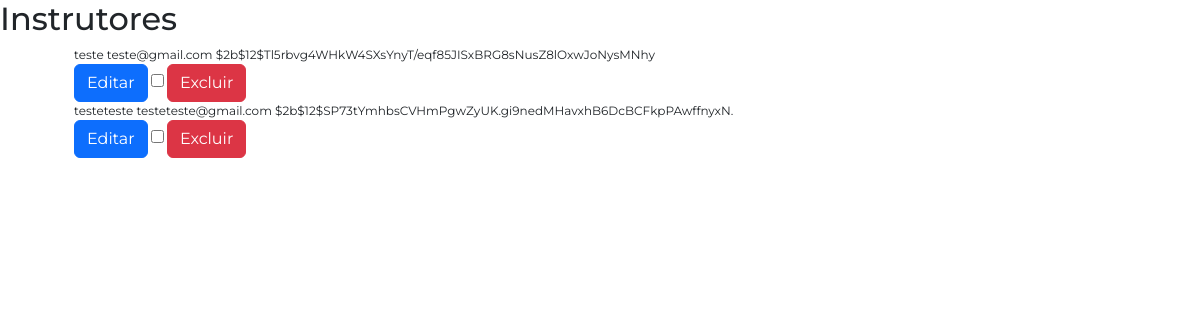
The page /instrutores/lista/ (signed in) on the database its author committed.
### app/models.py (models this page shows, shortened)
class User(db.Model, UserMixin):
    __tablename__ = 'instrutores'
    id = db.Column(db.Integer, primary_key=True)
    nome = db.Column(db.String(100), nullable=True)
    sobrenome = db.Column(db.String(100), nullable=True)
    email = db.Column(db.String(120), unique=True, nullable=True)
    senha = db.Column(db.String(100), nullable=True)

### app/blueprints/instrutores/routes.py (the view)
@instrutores_blueprint.route('/lista/')
@login_required
def listarInstrutores():
    instrutores = User.query.all()
    return render_template('instrutor-lista.html', instrutores=instrutores)

### app/models.py (called while the page is built)
@login_manager.user_loader
def load_user(user_id):
    return User.query.get(user_id)

### app/blueprints/instrutores/templates/instrutor-lista.html (shortened to what this page needs)
{% extends 'base.html' %}
{% block content %}
<h2 class="Titulo">Instrutores</h2>
<div class="container">
    <ul>
        {% if instrutores %}
        {% for instrutor in instrutores %}
        <li>
            <span>{{ instrutor.nome }}</span>
            <span>{{ instrutor.email }}</span>
            <span>{{ instrutor.senha }}</span>
            <div class="acoes">
                <a href="{{ url_for('instrutores.editarInstrutor', instrutor_id=instrutor.id)}}" class="btn btn-primary">Editar</a>
                <input type="checkbox" class="checkbox-instrutor" name="selected" value="{{ instrutor.id }}">
                <form action="{{ url_for('instrutores.excluirInstrutor', instrutor_id=instrutor.id) }}" method="POST"
                    style="display:inline;">
                    <button type="submit" class="btn btn-danger"
                        onclick="return confirm('Tem certeza que deseja excluir este plano?');">Excluir</button>
                </form>
            </div>
        </li>
        {% endfor %}
        {% else %}
        <li><span>Nenhum instrutor cadastrado</span></li>
        {% endif %}
    </ul>
</div>
{% endblock %}

### app/static/css/style.css (style rules this page uses)
:root { --cor-de-fundo: #FFFFFF; --cor-principal: #002f52; --cor-titulo: #ebecee; --azul: #0088FF; --amarelo: #FFCC00; --vermelho: #FF2227; --verde: #34C759; --roxo: #CB30E0; --fonte-principal: "Montserrat", sans-serif; --fonte-secundaria: "Josefin Sans"; }
body { margin: 0 !important; padding: 0 !important; background-color: var(--cor-de-fundo); font-family: var(--fonte-principal); font-size: 12px; font-weight: 400; }

### rows shown on the page
User: nome "teste", email "teste@gmail.com", senha "$2b$12$Tl5rbvg4WHkW4SXsYnyT/eqf85JISxBRG8sNusZ8lOxwJoNysMNhy"
User: nome "testeteste", email "testeteste@gmail.com", senha "$2b$12$SP73tYmhbsCVHmPgwZyUK.gi9nedMHavxhB6DcBCFkpPAwffnyxN."
